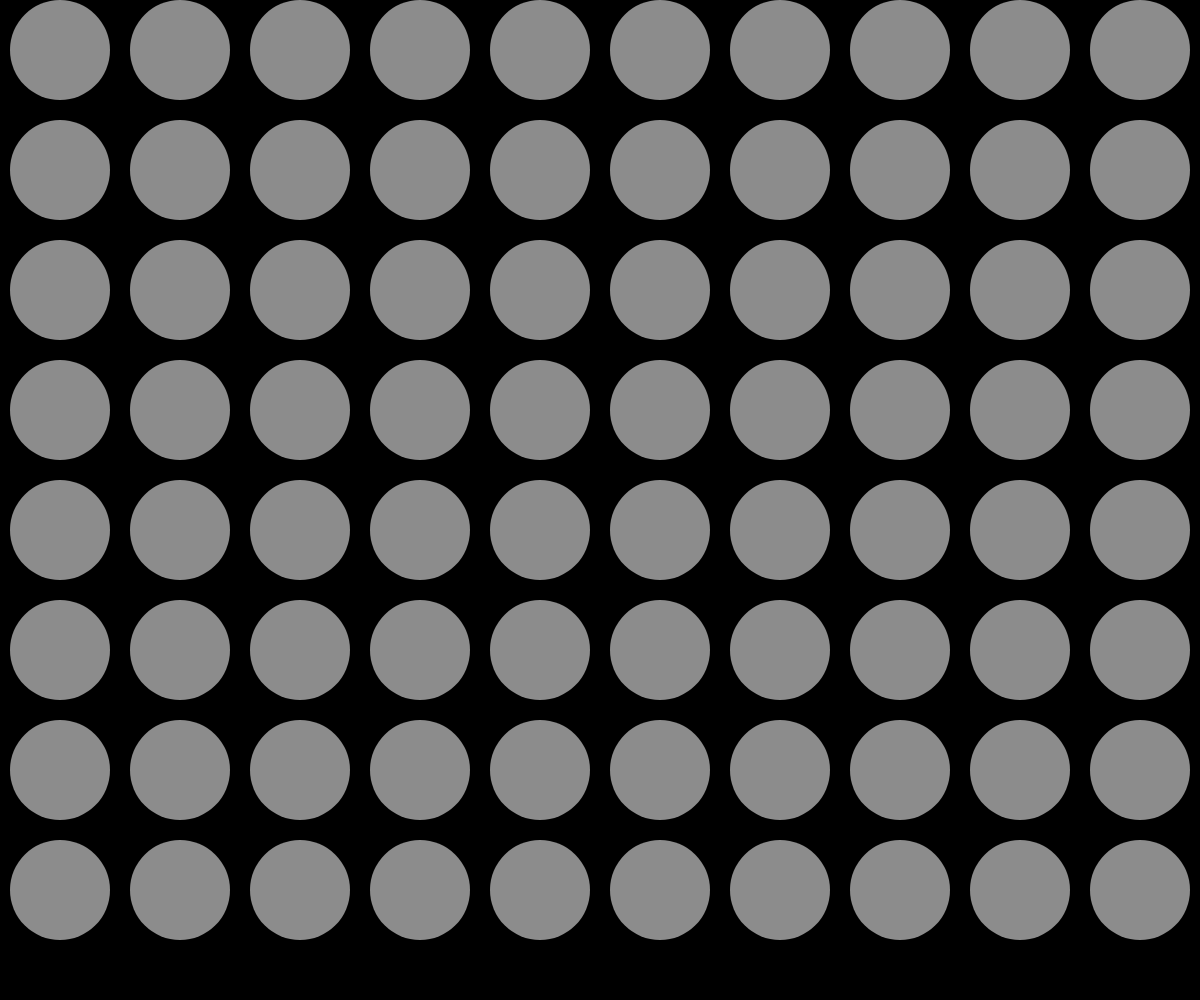
Frame 1 (no input)
Frame 60 (no input): identical to frame 1, image omitted
Frame 120 (the mouse pressed at the canvas centre since frame 60): identical to frame 1, image omitted

The p5.js sketch that drew this single still picture (run headless with seeded random() and noise() and a simulated clock; from frame 60 on, the mouse is pressed at the canvas centre):

// p5.js sketch
// ── sketch.js
function setup() {
	createCanvas(windowWidth, windowHeight);
	noStroke();
}

function draw() {
	background(0);
	for (var y = windowHeight/20; y <= height; y += windowWidth/10) {
		for (var x = windowWidth/20; x <= width; x += windowWidth/10){
			fill(255,140);
			ellipse(x,y,windowHeight/10,windowHeight/10);
		}
	}
}

function windowResized(){
	resizeCanvas(windowWidth,windowHeight)
}
